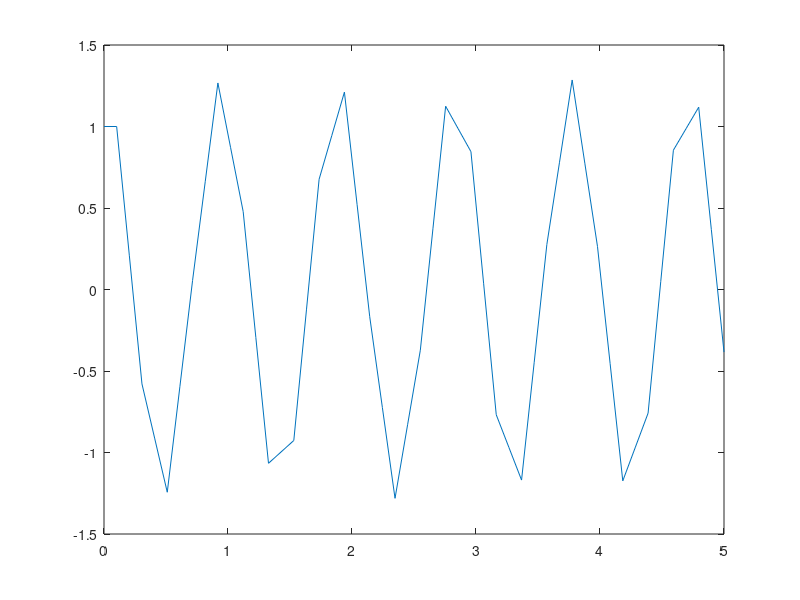

MATLAB code for this plot:
clear;
close all;

% --- Set parameters:
nt = 50;        % Number of time steps
a = 0;
b = 5;           % Total time (86400 s is one day)
y0 = 1;           % Initial condition in y (m)

% --- Initialize:
h = (b-a)/nt;   %Initialize the time grid:
t = linspace(a, b, nt);

y = zeros(nt,1);  % Store the solution for all time
                    % steps in this matrix
f = @(y) sqrt(-1)*2*pi*y;
y(1)=y0;
y(2)=y(1)+h*f(y(1));
for i=2:nt-1
    y(i+1) = y(i-1)+2*h*f(y(i));
end
y_real=real(y);
plot(t, y_real)
